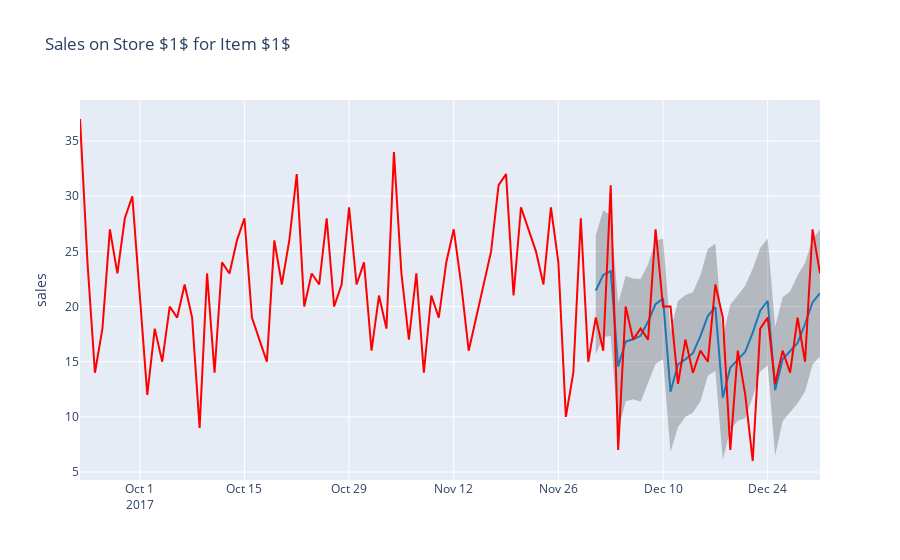

Notebook code cell kept with this figure:
### Code cell
from plotly.offline import init_notebook_mode, iplot
from plotly import graph_objs as go

# Initialize plotly
init_notebook_mode(connected=True)

def show_forecast(cmp_df, num_predictions, num_values, title):
    """Visualize the forecast."""
    
    def create_go(name, column, num, **kwargs):
        points = cmp_df.tail(num)
        args = dict(name=name, x=points.index, y=points[column], mode='lines')
        args.update(kwargs)
        return go.Scatter(**args)
    
    lower_bound = create_go('Lower Bound', 'yhat_lower', num_predictions,
                            line=dict(width=0),
                            marker=dict(color="aqua"))
    upper_bound = create_go('Upper Bound', 'yhat_upper', num_predictions,
                            line=dict(width=0),
                            marker=dict(color="aqua"),
                            fillcolor='rgba(68, 68, 68, 0.3)', 
                            fill='tonexty')
    forecast = create_go('Forecast', 'yhat', num_predictions,
                         line=dict(color='rgb(31, 119, 180)'))
    actual = create_go('Actual', 'y', num_values,
                       marker=dict(color="red"))
    
    # In this case the order of the series is important because of the filling
    data = [lower_bound, upper_bound, forecast, actual]

    layout = go.Layout(yaxis=dict(title='sales'), title=title, showlegend = False)
    fig = go.Figure(data=data, layout=layout)
    iplot(fig, show_link=False)

show_forecast(cmp_df, prediction_size, 100, 'Sales on Store $1$ for Item $1$')
